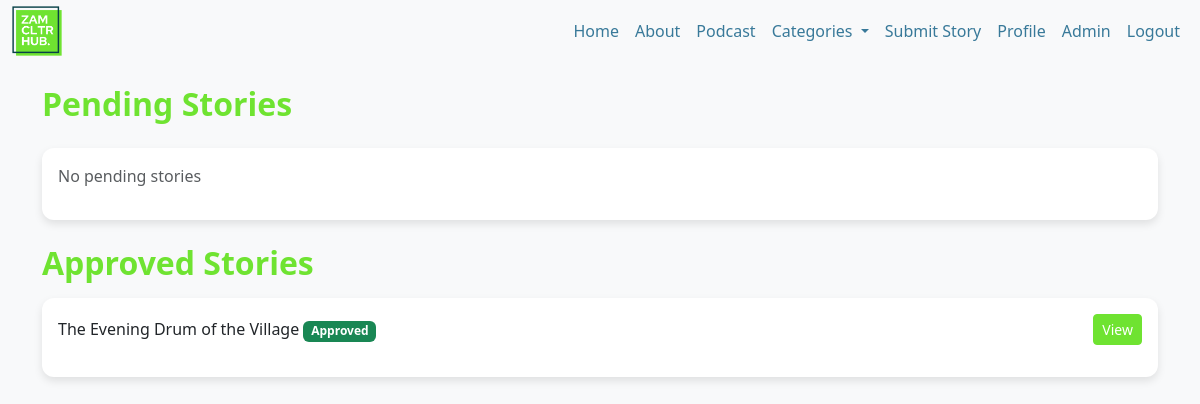
Page /admin (signed in) on the earlier database version.
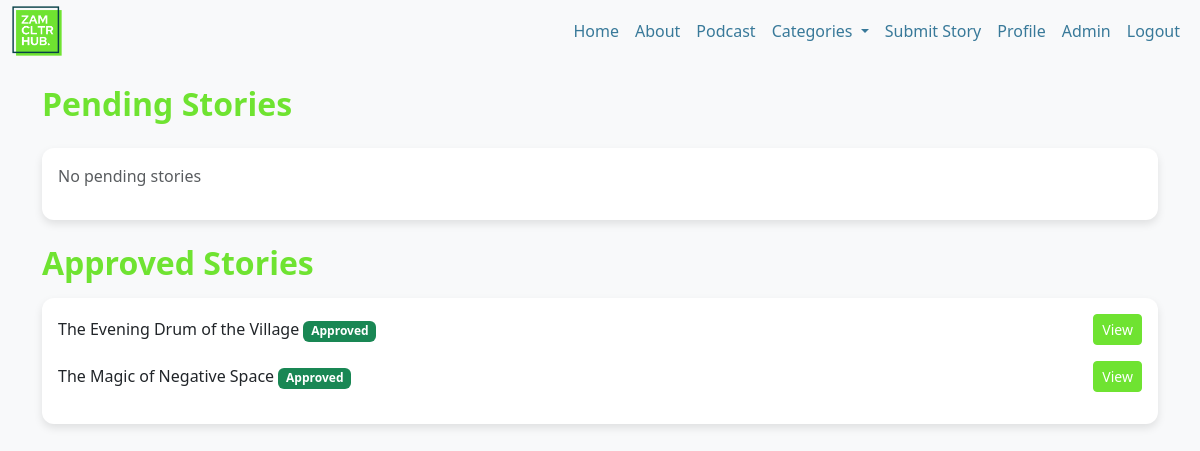
Same page on the later database version.
### tables this page shows
CREATE TABLE stories (
    id INTEGER PRIMARY KEY AUTOINCREMENT,
    user_id INTEGER,
    title TEXT NOT NULL,
    content TEXT NOT NULL,
    category TEXT,
    image_path TEXT,
    created_at DATETIME DEFAULT CURRENT_TIMESTAMP,
    approved INTEGER DEFAULT 0,
    FOREIGN KEY (user_id) REFERENCES users(id)
);

### app.py (the view)
@app.route("/admin")
def admin():
    if not session.get("user_id"):
        flash("login to access admin page")
        return redirect("/login")
    user = db.execute("SELECT * FROM users WHERE id = ?", session["user_id"])
    if not user or user[0]["role"] != "admin":
        flash("access denied")
        return redirect("/")
    stories = db.execute("""
        SELECT stories.id, stories.title, users.username AS author, stories.created_at, stories.content, stories.image_path, stories.category
        FROM stories
        JOIN users ON stories.user_id = users.id
        WHERE stories.approved = 0
        ORDER BY stories.created_at ASC;
    """)
    approved_stories = db.execute("""
        SELECT stories.id, stories.title, users.username AS author, stories.created_at, stories.content, stories.image_path, stories.category
        FROM stories
        JOIN users ON stories.user_id = users.id
        WHERE stories.approved = 1
        ORDER BY stories.created_at ASC;
    """)
    return render_template("admin.html", stories=stories, approved_stories=approved_stories)

### app.py (called while the page is built)
@app.context_processor
def inject_category_counts():
    rows = db.execute("""
        SELECT category, COUNT(*) AS count
        FROM stories
        WHERE approved = 1
        GROUP BY category;
    """)
    category_counts = {row['category']: row['count'] for row in rows}
    return dict(category_counts=category_counts)

### templates/admin.html (shortened to what this page needs)
{% extends "layout.html" %}
{% block main %}
<h2 class="mb-4">Pending Stories</h2>
<div class="card mb-4">
    <div class="card-body">
        {% if stories %}
        <table class="table table-bordered">
            <thead>
                <tr>
                    <th>Title</th>
                    <th>Content</th>
                    <th>Author</th>
                    <th>Category</th>
                    <th>Submitted At</th>
                    <th>Actions</th>
                </tr>
            </thead>
            <tbody>
                {% for story in stories %}
                <tr>
                    <td>{{ story.title }}</td>
                    <td>{{ story.content }}</td>
                    <td>{{ story.author }}</td>
                    <td>{{ story.category }}</td>
                    <td>{{ story.created_at }}</td>
                    <td>
                        <a href="{{ url_for('approve', story_id=story.id) }}"
                        class="btn btn-success btn-sm">
                        Approve
                        </a>
                    </td>
                </tr>
                {% endfor %}
            </tbody>
        </table>
        {% else %}
        <p class="text-muted">No pending stories</p>
        {% endif %}
    </div>
</div>
<h2 class="mb-3">
    Approved Stories
</h2>
<div class="card mb-4">
    <div class="card-body">
        {% if approved_stories %}
            <div class="list_group">
                {% for story in approved_stories %}
                    <div>
                        <div class="list-group-item d-flex justify-content-between align-items-center">
                            <span>
                                {{ story.title }}
                                    <span class="badge bg-success">Approved</span>
                            </span>
                            <div>
                                <a href="{{ url_for('story', story_id=story.id) }}" class="btn btn-sm btn-primary float-end">View</a>
                            </div>
                        </div>
                    </div>
                {% endfor%}
            </div>
        {% else %}
            <p>No submitted stories yet.</p>
        {% endif %}
    </div>
</div>
{% endblock %}

### templates/layout.html (shortened to what this page needs)
<!DOCTYPE html>
<html lang="en">
<head>
    <link href="https://cdn.jsdelivr.net/npm/bootstrap@5.3.3/dist/css/bootstrap.min.css" rel="stylesheet"
>
    <link href="{{ url_for('static', filename='css/styles.css') }}" rel="stylesheet">
</head>
<body class="d-flex flex-column min-vh-100">
    <nav class="navbar navbar-expand-lg navbar-light bg-light">
        <div class="container-fluid">
            <a class="navbar-brand" href="{{ url_for('index') }}">
            <img src="{{ url_for('static', filename='images/logo.png') }}" alt="ZamCulture Hub" height="50">
            </a>
            <div class="collapse navbar-collapse" id="navbarNav">
                <ul class="navbar-nav ms-auto">
                    <li class="nav-item">
                        <a class="nav-link" href="{{ url_for('index') }}">Home</a>
                    </li>
                    <li class="nav-item">
                        <a class="nav-link" href="{{ url_for('about') }}">About</a>
                    </li>
                    <li class="nav-item">
                        <a class="nav-link" href="{{ url_for('podcast') }}">Podcast</a>
                    </li>
                    <li class="nav-item dropdown">
                        <a class="nav-link dropdown-toggle" href="#" id="navbarDropdown" role="button"
                           data-bs-toggle="dropdown" aria-expanded="false">
                            Categories
                        </a>
                    </li>
                    <li class="nav-item">
                        <a class="nav-link" href="{{ url_for('submit') }}">Submit Story</a>
                    </li>
                    <li class="nav-item">
                        <a class="nav-link" href="{{ url_for('profile') }}">Profile</a>
                    </li>
                    {% if session.get("user_id") %}
                         {% if session.get("role") == "admin" %}
                            <li class="nav-item">
                                <a class="nav-link" href="{{ url_for('admin') }}">Admin</a>
                            </li>
                        {% endif %}
                        <li class="nav-item">
                            <a class="nav-link" href="{{ url_for('logout') }}">Logout</a>
                        </li>
                    {% else %}
                        <li class="nav-item">
                            <a class="nav-link" href="{{ url_for('login') }}">Login</a>
                        </li>
                    {% endif %}
                </ul>
            </div>
        </div>
    </nav>
    <div class="container my-4">
        {% block main %}
        {% endblock %}
    </div>
</body>
</html>

### static/css/styles.css (style rules this page uses)
body { font-family: 'Segoe UI', Tahoma, Geneva, Verdana, sans-serif; background-color: #f8f9fa; color: #387999; }
.navbar { background-color: transparent!important; --bs-navbar-padding-y: 0.1rem; --bs-navbar-brand-padding-y: 0.25rem; }
.navbar .navbar-brand, .navbar .nav-link { color: #387999 !important; font-weight: 500; }
.card { border: none; border-radius: 0.75rem; box-shadow: 0 4px 8px rgba(0,0,0,0.1); }
.btn-primary { background-color: #6fe331; border-color: #6fe331; }
h2 { color: #6fe331; font-weight: 600; }
a { text-decoration: none; }

Differences in the rows shown:
added stories: title "The Magic of Negative Space"
